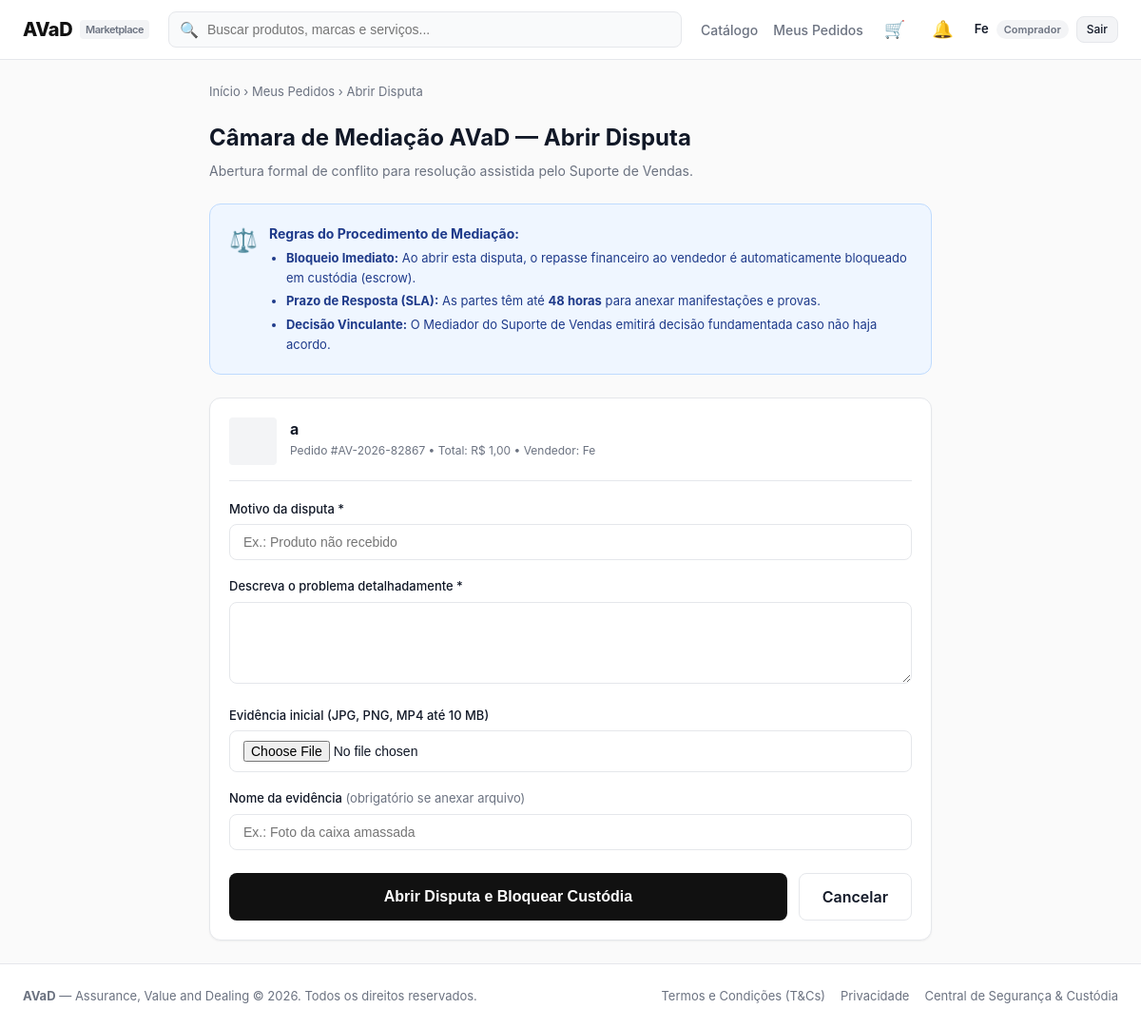
Before: /disputes/open/10/ (signed in) with the older database file.
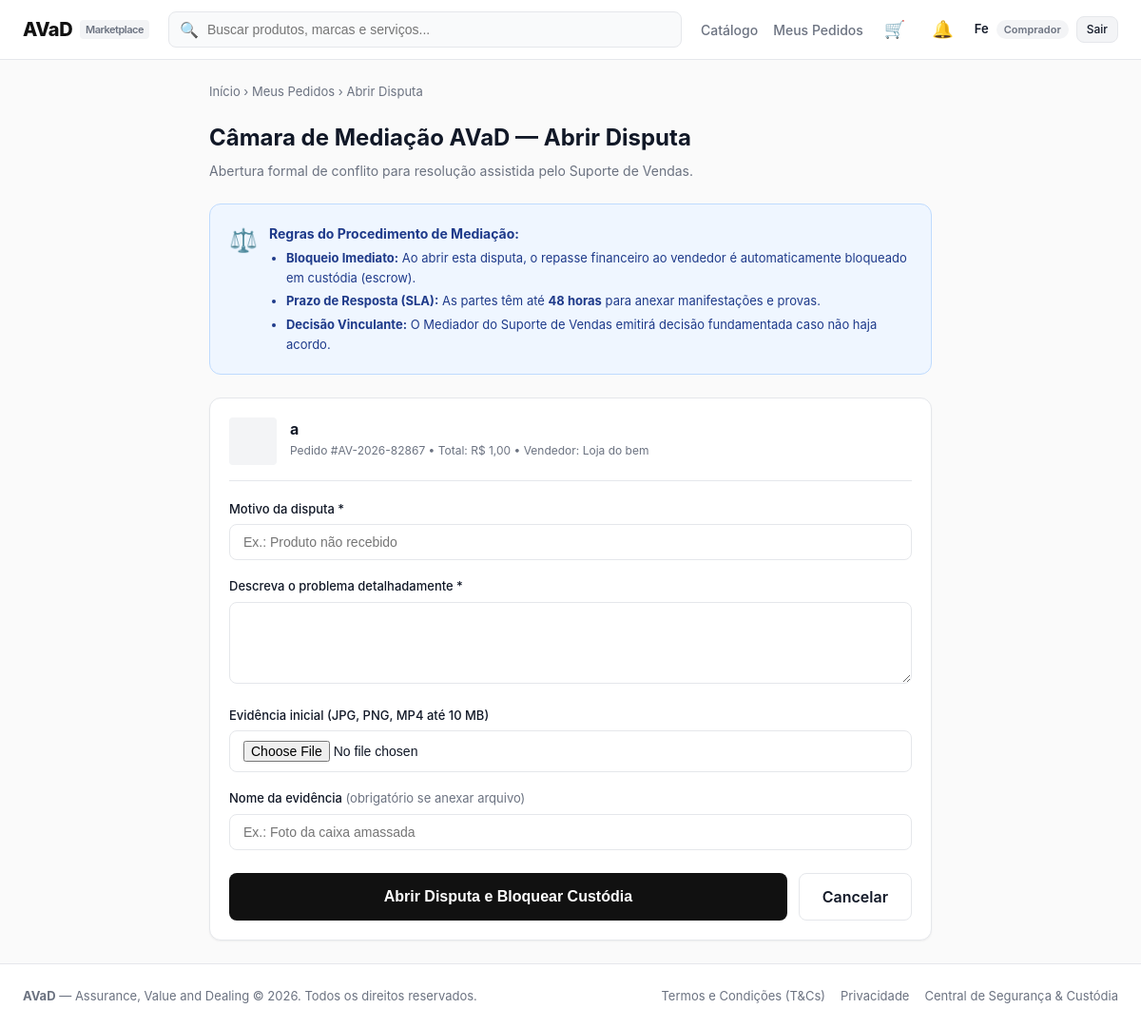
After: the same page with the newer database file.
### orders/models.py (models this page shows, shortened)
class Order(models.Model):
    codigo = models.CharField(max_length=20, unique=True, default=generate_order_code)
    comprador = models.ForeignKey(User, on_delete=models.CASCADE, related_name='compras')
    vendedor = models.ForeignKey(User, on_delete=models.CASCADE, related_name='vendas')
    produto = models.ForeignKey('catalog.Product', on_delete=models.CASCADE)
    quantidade = models.PositiveIntegerField(default=1)
    preco_unitario = models.DecimalField(max_digits=10, decimal_places=2)
    valor_frete = models.DecimalField(max_digits=10, decimal_places=2, default=0)
    metodo_frete = models.CharField(max_length=20, choices=METODO_FRETE_CHOICES, default='pac')
    prazo_dias = models.PositiveIntegerField(default=7)
    valor_total = models.DecimalField(max_digits=10, decimal_places=2)
    forma_pagamento = models.CharField(max_length=20, choices=FORMA_PAGAMENTO_CHOICES, default='cartao')
    parcelas = models.PositiveIntegerField(default=1)
    cep_entrega = models.CharField(max_length=10, blank=True)
    endereco_entrega = models.TextField(blank=True)
    codigo_rastreio = models.CharField(max_length=20, blank=True, default='')
    status = models.CharField(max_length=30, choices=STATUS_CHOICES, default='aguardando_pagamento')
    recebimento_confirmado = models.BooleanField(default=False)
    entregue_em = models.DateTimeField(null=True, blank=True)  # quando o pedido passou a 'entregue'
    criado_em = models.DateTimeField(auto_now_add=True)
    class Meta:
        ordering = ['-criado_em']

### accounts/models.py (models this page shows, shortened)
class UserProfile(models.Model):
    user = models.OneToOneField(User, on_delete=models.CASCADE, related_name='profile')
    nome = models.CharField(max_length=16)
    data_nascimento = models.DateField()
    cpf = models.CharField(max_length=14, unique=True)
    cnpj = models.CharField(max_length=18, blank=True, null=True, unique=True)
    tem_cnpj = models.BooleanField(default=False)
    email_verificado = models.BooleanField(default=False)
    is_mediador = models.BooleanField(default=False)
    conta_bancaria_bloqueada = models.BooleanField(default=False)
    suspenso = models.BooleanField(default=False)
    token_verificacao = models.CharField(max_length=64, blank=True, null=True)
    nome_loja = models.CharField(max_length=64, blank=True, null=True)  # nome público como vendedor
    meta_mensal = models.DecimalField(max_digits=12, decimal_places=2, default=Decimal('25000.00'),
                                      validators=[MinValueValidator(Decimal('1.00'))])

### catalog/models.py (models this page shows, shortened)
class Product(models.Model):
    vendedor = models.ForeignKey(User, on_delete=models.CASCADE, related_name='products')
    titulo = models.CharField(max_length=200)
    categoria = models.CharField(max_length=50, choices=CATEGORIAS)
    descricao = models.TextField()
    caracteristicas = models.TextField(blank=True, help_text='Uma característica por linha')
    preco = models.DecimalField(max_digits=10, decimal_places=2)
    estoque = models.PositiveIntegerField(default=0)
    imagem = models.ImageField(upload_to='products/', blank=True, null=True)
    frete_gratis = models.BooleanField(default=False)
    ativo = models.BooleanField(default=True)
    removido = models.BooleanField(default=False)  # anúncio removido pelo vendedor (some da loja e da lista)
    criado_em = models.DateTimeField(auto_now_add=True)
    class Meta:
        ordering = ['-criado_em']

### disputes/views.py (the view)
# urls.py: path('open/<int:order_id>/', views.open_dispute_view, name='open_dispute'),
@login_required
def open_dispute_view(request, order_id):
    order = get_object_or_404(Order, pk=order_id, comprador=request.user)
    if order.status not in ['a_caminho', 'entregue']:
        messages.error(request, 'Disputas só podem ser abertas para pedidos a caminho ou já entregues.')
        return redirect('orders:tracking', order_id=order.id)
    existing = Dispute.objects.filter(pedido=order).first()
    if existing:
        return redirect('disputes:dispute_detail', dispute_id=existing.id)
    if request.method == 'POST':
        form = DisputeForm(request.POST, request.FILES)
        if form.is_valid():
            codigo = f"#PRO{random.randint(100, 999):03d}"
            dispute = Dispute.objects.create(
                codigo=codigo,
                pedido=order,
                comprador=request.user,
                vendedor=order.vendedor,
                motivo=form.cleaned_data['motivo'],
                descricao=form.cleaned_data['descricao'],
                status='em_analise'
            )
            DisputeMessage.objects.create(
                disputa=dispute,
                autor=request.user,
                papel='comprador',
                mensagem=form.cleaned_data['descricao']
            )
            salvar_evidencia(form, dispute, request.user, 'Evidência inicial anexada pelo comprador')
            if hasattr(order, 'split'):
                split = order.split
                split.status_repasse = 'retido'
                split.save()
            TrackingEvent.objects.create(
                pedido=order,
                titulo='Disputa aberta pelo comprador',
                descricao=f'Disputa {dispute.codigo} instaurada. Repasse ao vendedor bloqueado preventivamente.',
                local='Câmara de Mediação AVaD'
            )
            notificar_disputa_aberta(dispute)
            messages.success(request, f'Disputa {dispute.codigo} aberta com sucesso! Repasse financeiro bloqueado e prazo de 48h iniciado.')
            return redirect('disputes:dispute_detail', dispute_id=dispute.id)
    else:
        form = DisputeForm()
    return render(request, 'disputes/open_dispute.html', {
        'order': order,
        'form': form,
    })

### disputes/forms.py
class DisputeForm(EvidenciaFormMixin):
    motivo = forms.CharField(max_length=200, label='Motivo da disputa',
                             widget=forms.TextInput(attrs={'class': 'form-input', 'placeholder': 'Ex.: Produto não recebido'}))
    descricao = forms.CharField(label='Descreva o problema',
                                widget=forms.Textarea(attrs={'class': 'form-input', 'rows': 4}))

### accounts/roles.py (called while the page is built)
def tipo_usuario(request):
    if not request.user.is_authenticated:
        return None
    tipo = request.session.get('tipo_usuario')
    return tipo if tipo in TIPOS else COMPRADOR

### notifications/context_processors.py (called while the page is built)
def notificacoes(request):
    user = getattr(request, 'user', None)
    if user is None or not user.is_authenticated:
        return {'notif_count': 0}
    total = Notification.objects.filter(
        usuario=user, tipo_usuario=tipo_usuario(request), lida=False
    ).count()
    return {'notif_count': total}

### orders/cart.py (called while the page is built)
    def _qs(self):
        return CartItem.objects.filter(usuario=self.user)

    def count(self):
        total = self._qs().filter(produto__ativo=True).aggregate(t=Sum('quantidade'))['t']
        return total or 0

### templates/disputes/open_dispute.html (shortened to what this page needs)
{% extends "base.html" %}
{% block content %}
<div style="font-size: 13px; color: var(--text-muted); margin-bottom: 20px;">
  <a href="{% url 'home' %}">Início</a> &rsaquo;
  <a href="{% url 'orders:my_orders' %}">Meus Pedidos</a> &rsaquo;
  <span>Abrir Disputa</span>
</div>
<div style="max-width: 760px; margin: 0 auto;">
  <div style="margin-bottom: 24px;">
    <h1 style="font-size: 24px; font-weight: 700; margin-bottom: 6px;">Câmara de Mediação AVaD — Abrir Disputa</h1>
    <p style="font-size: 14px; color: var(--text-muted);">
      Abertura formal de conflito para resolução assistida pelo Suporte de Vendas.
    </p>
  </div>
  <div style="background: #EFF6FF; border: 1px solid #BFDBFE; border-radius: var(--radius-lg); padding: 20px; margin-bottom: 24px;">
    <div style="display: flex; gap: 12px;">
      <span style="font-size: 24px;">⚖️</span>
      <div style="font-size: 13px; color: #1E3A8A; line-height: 1.6;">
        <strong style="font-size: 14px; display: block; margin-bottom: 4px;">Regras do Procedimento de Mediação:</strong>
        <ul style="padding-left: 18px; margin-top: 4px; display: flex; flex-direction: column; gap: 4px;">
          <li><strong>Bloqueio Imediato:</strong> Ao abrir esta disputa, o repasse financeiro ao vendedor é automaticamente bloqueado em custódia (escrow).</li>
          <li><strong>Prazo de Resposta (SLA):</strong> As partes têm até <strong>48 horas</strong> para anexar manifestações e provas.</li>
          <li><strong>Decisão Vinculante:</strong> O Mediador do Suporte de Vendas emitirá decisão fundamentada caso não haja acordo.</li>
        </ul>
      </div>
    </div>
  </div>
  <div class="card">
    <div style="display: flex; gap: 14px; padding-bottom: 16px; margin-bottom: 20px; border-bottom: 1px solid var(--border-color);">
      <div style="width: 50px; height: 50px; background: #F3F4F6; border-radius: var(--radius-sm); overflow: hidden; flex-shrink: 0;">
      </div>
      <div>
        <strong>{{ order.produto.titulo }}</strong>
        <div style="font-size: 12px; color: var(--text-muted); margin-top: 2px;">
          Pedido {{ order.codigo }} &bull; Total: R$ {{ order.valor_total }} &bull; Vendedor: {{ order.vendedor.profile.nome_loja|default:order.vendedor.profile.nome }}
        </div>
      </div>
    </div>
    <form method="post" enctype="multipart/form-data" novalidate>
      <div class="form-group">
        <label class="form-label" for="{{ form.motivo.id_for_label }}">Motivo da disputa *</label>
        {{ form.motivo }}
      </div>
      <div class="form-group">
        <label class="form-label" for="{{ form.descricao.id_for_label }}">Descreva o problema detalhadamente *</label>
        {{ form.descricao }}
      </div>
      <div class="form-group">
        <label class="form-label" for="{{ form.evidencia.id_for_label }}">Evidência inicial (JPG, PNG, MP4 até 10 MB)</label>
        {{ form.evidencia }}
      </div>
      <div class="form-group">
        <label class="form-label" for="{{ form.nome_evidencia.id_for_label }}">Nome da evidência <span style="font-weight: 400; color: var(--text-muted);">(obrigatório se anexar arquivo)</span></label>
        {{ form.nome_evidencia }}
      </div>
      <div style="display: flex; gap: 12px; margin-top: 24px;">
        <button type="submit" class="btn btn-primary btn-lg" style="flex: 1;">
          Abrir Disputa e Bloquear Custódia
        </button>
        <a href="{% url 'orders:my_orders' %}" class="btn btn-outline btn-lg">
          Cancelar
        </a>
      </div>
    </form>
  </div>
</div>
{% endblock %}

Changed rows visible on the page:
changed through a linked row, Order: vendedor.profile.nome_loja "Fe" → "Loja do bem"
